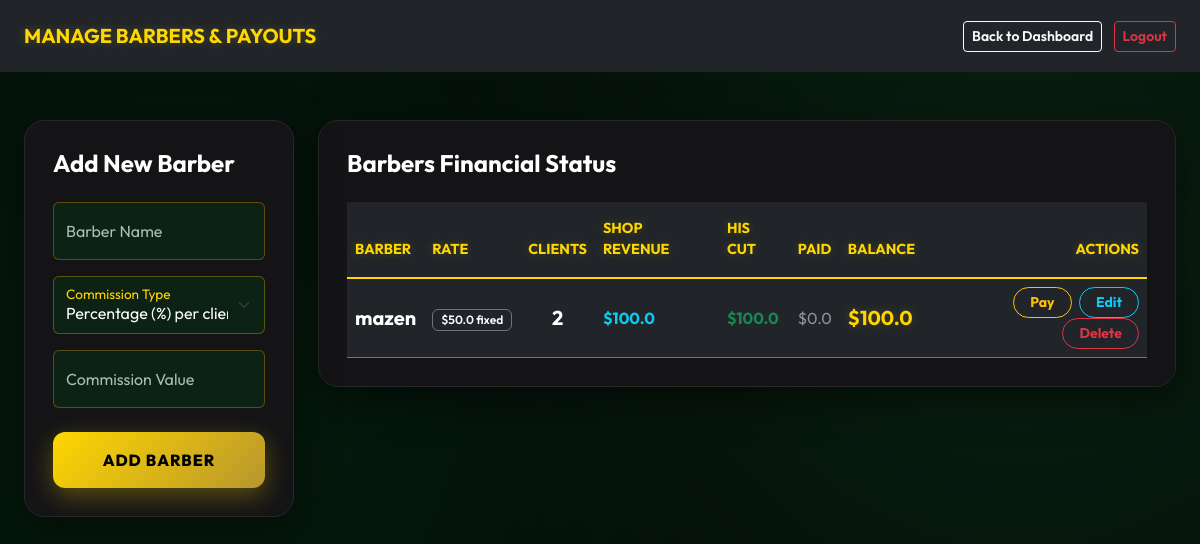
Before: /manage_barbers (signed in) with the older database file.
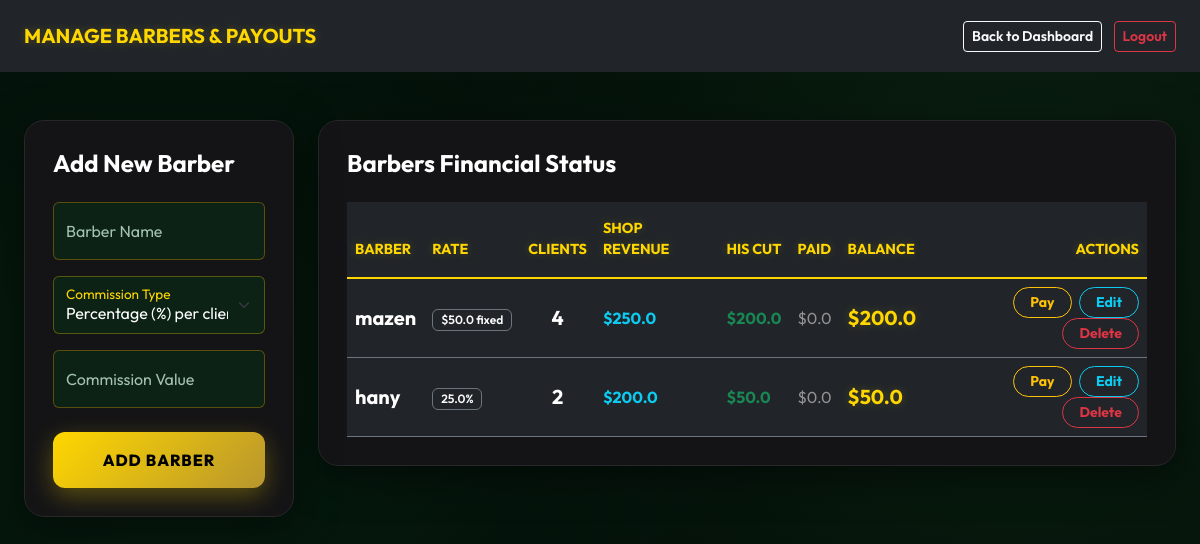
After: the same page with the newer database file.
### app.py (models this page shows)
class Barber(db.Model):
    id = db.Column(db.Integer, primary_key=True)
    name = db.Column(db.String(100), nullable=False)
    commission_type = db.Column(db.String(20), default='percentage')
    commission_value = db.Column(db.Float, default=0.0)
    total_paid = db.Column(db.Float, default=0.0)
    balance = db.Column(db.Float, default=0.0)

### app.py (the view, shortened to what this page needs)
@app.route('/manage_barbers', methods=['GET', 'POST'])
@login_required
def manage_barbers():
    if current_user.role != 'owner': return "Access Denied"
    barbers = Barber.query.all()
    stats = []
    for b in barbers:
        total_earned = sum(t.barber_cut for t in b.transactions)
        balance = total_earned - b.total_paid
        total_shop_revenue = sum(t.total_price for t in b.transactions)
        total_transactions = len(b.transactions)
        stats.append({
            'barber': b,
            'total_earned': total_earned,
            'balance': balance,
            'shop_revenue': total_shop_revenue,
            'clients_served': total_transactions
        })
    return render_template('manage_barbers.html', stats=stats)

### app.py (called while the page is built, shortened)
@login_manager.user_loader
def load_user(user_id):
    return User.query.get(int(user_id))

@app.context_processor
def inject_translations():
    lang = session.get('lang', 'en')
    translations = {}
    def t(key, default_english):
        return translations.get(key, default_english)
    return dict(t=t, current_lang=lang)

@app.context_processor
def inject_global_data():
    lang = session.get('lang', 'en')
    translations = {}
    def t(key, default_english):
        return translations.get(key, default_english)
    low_stock_count = 0
    if current_user.is_authenticated and current_user.role == 'owner':
        low_stock_count = Product.query.filter(Product.is_active == True, Product.stock <= Product.low_stock_threshold).count()
    return dict(t=t, current_lang=lang, low_stock_count=low_stock_count)

### templates/manage_barbers.html (shortened to what the changed rows need)
<!DOCTYPE html>
<html lang="en">
<head>
    <link href="https://cdn.jsdelivr.net/npm/bootstrap@5.3.0/dist/css/bootstrap.min.css" rel="stylesheet">
    <link rel="stylesheet" href="{{ url_for('static', filename='style.css') }}">
</head>
<body>
    <div class="container-fluid px-4">
        <div class="row g-4">
            <div class="col-xl-9 col-lg-8 animate-fade-up delay-2">
                <div class="luxury-card" style="background-color: #141416; border: 1px solid #27272a;">
                    <div class="table-responsive">
                        <table class="table table-dark table-hover table-borderless mb-0">
                            <thead>
                                <tr class="text-gold border-bottom border-secondary">
                                    <th class="py-3">BARBER</th>
                                    <th class="py-3">RATE</th>
                                    <th class="py-3 text-center">CLIENTS</th>
                                    <th class="py-3">SHOP REVENUE</th>
                                    <th class="py-3">HIS CUT</th>
                                    <th class="py-3">PAID</th>
                                    <th class="py-3">BALANCE</th>
                                    <th class="text-end py-3">ACTIONS</th>
                                </tr>
                            </thead>
                            <tbody>
                                {% for s in stats %}
                                <tr class="border-bottom border-secondary align-middle">
                                    <td class="fw-bold text-white fs-5">{{ s.barber.name }}</td>
                                    <td>
                                        <span class="badge bg-dark border border-secondary text-light fw-semibold px-2 py-1">
                                            {% if s.barber.commission_type == 'percentage' %}{{ s.barber.commission_value }}%{% else %}${{ s.barber.commission_value }} fixed{% endif %}
                                        </span>
                                    </td>
                                    <td class="text-center fw-bold text-white fs-5">
                                        {{ s.clients_served }}
                                    </td>
                                    <td class="text-info fw-bold">
                                        ${{ s.shop_revenue|round(2) }}
                                    </td>
                                    <td class="text-success fw-bold">
                                        ${{ s.total_earned|round(2) }}
                                    </td>
                                    <td class="text-white-50">
                                        ${{ s.barber.total_paid|round(2) }}
                                    </td>
                                    <td class="text-gold fw-bold fs-5">
                                        ${{ s.balance|round(2) }}
                                    </td>
                                    <td class="text-end">
                                        <button class="btn btn-sm btn-outline-warning px-3 rounded-pill fw-bold" data-bs-toggle="modal" data-bs-target="#payModal{{ s.barber.id }}">Pay</button>
                                        <button class="btn btn-sm btn-outline-info px-3 rounded-pill fw-bold ms-1" data-bs-toggle="modal" data-bs-target="#editBarberModal{{ s.barber.id }}">Edit</button>
                                        <form action="/delete_barber/{{ s.barber.id }}" method="POST" class="d-inline" onsubmit="return confirm('Delete this barber permanently?');">
                                            <button type="submit" class="btn btn-sm btn-outline-danger px-3 rounded-pill fw-bold ms-1">Delete</button>
                                        </form>
                                    </td>
                                </tr>
                                {% endfor %}
                            </tbody>
                        </table>
                    </div>
                </div>
            </div>
        </div>
    </div>
</body>
</html>

Changed rows visible on the page:
added Barber: barber.name "hany", barber.commission_value "25.0", barber.total_paid "0.0"
Other visible differences:
new list line: "mazen 50.0 0.0"
new list line: "$ fixed 4 $ 250.0 $ 200.0 $ $ 200.0 Pay Edit Delete"
new list line: "% 2 $ 200.0 $ 50.0 $ $ 50.0 Pay Edit Delete"
list line gone: "mazen 50.0 0.0"
list line gone: "$ fixed 2 $ 100.0 $ 100.0 $ $ 100.0 Pay Edit Delete"
